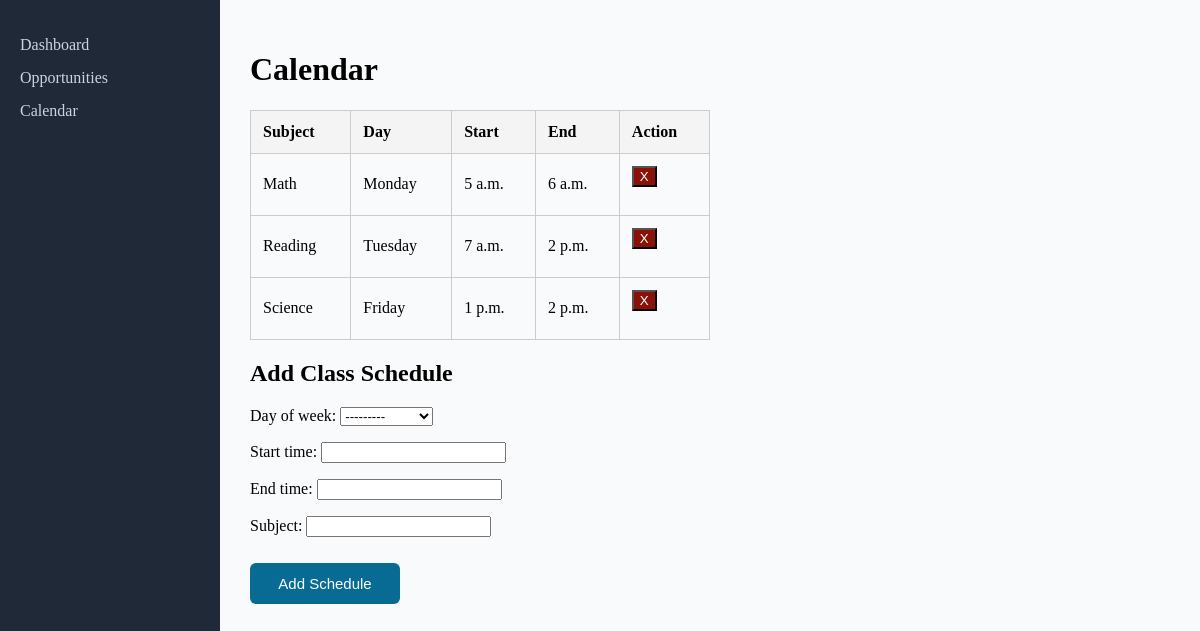
The page /student_calendar (signed in) on the database as committed earlier.
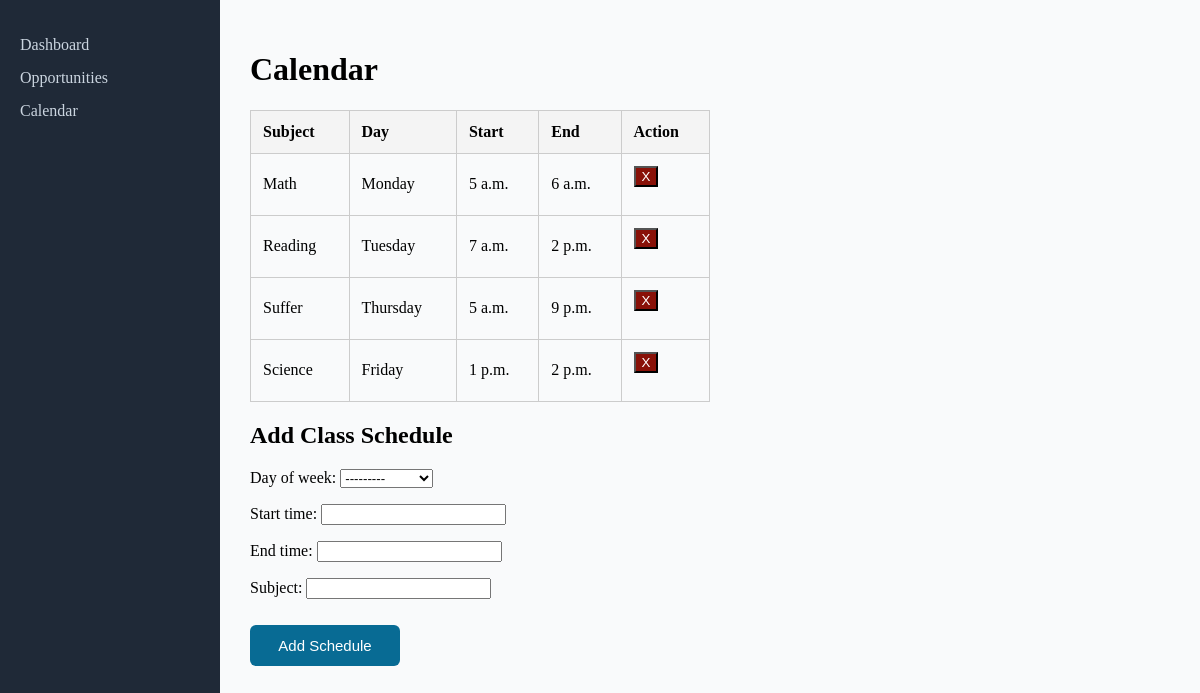
The same page on the database as committed later.
### core/models.py (models this page shows, shortened)
class ClassSchedule(models.Model):
    student = models.ForeignKey(
        "StudentProfile", on_delete=models.CASCADE, related_name="class_schedules"
    )
    day_of_week = models.CharField(
        max_length=10,
        choices=[
            ("Monday", "Monday"),
            ("Tuesday", "Tuesday"),
            ("Wednesday", "Wednesday"),
            ("Thursday", "Thursday"),
            ("Friday", "Friday"),
            ("Saturday", "Saturday"),
            ("Sunday", "Sunday"),
        ],
    )
    start_time = models.TimeField()
    end_time = models.TimeField()
    subject = models.CharField(max_length=100)

### core/views.py (the view, shortened to what this page needs)
# urls.py: path("student_calendar", views.student_calendar, name="student_calendar"),
@login_required
def student_calendar(request):
    user = request.user
    try:
        student_profile = user.studentprofile
    except StudentProfile.DoesNotExist:
        student_profile = None
        return redirect("login_view")
    template = loader.get_template("core/student_calendar.html")
    form = ClassScheduleForm()
    WEEKDAY_ORDER = [
        "Monday",
        "Tuesday",
        "Wednesday",
        "Thursday",
        "Friday",
        "Saturday",
        "Sunday",
    ]
    schedules = list(student_profile.class_schedules.all())
    schedules.sort(key=lambda s: WEEKDAY_ORDER.index(s.day_of_week))
    context = {"schedules": schedules, "form": form}
    return HttpResponse(template.render(context, request))

### core/models.py
class ClassScheduleForm(forms.ModelForm):
    class Meta:
        model = ClassSchedule
        fields = ["day_of_week", "start_time", "end_time", "subject"]

### core/templates/core/student_calendar.html (shortened to what this page needs)
<div class="sidebar">
  <ul>
  <li><a href="/student_dashboard">Dashboard</a></li>
  <li><a href="/student_opportunities">Opportunities</a></li>
  <li><a href="/student_calendar">Calendar</a></li>
  </ul>
</div>
<body>
<div class="main-content">
<h1>Calendar</h1>
<table>
  <tr>
    <th>Subject</th>
    <th>Day</th>
    <th>Start</th>
    <th>End</th>
    <th>Action</th>
  </tr>
  {% for schedule in schedules %}
  <tr>
    <td>{{ schedule.subject }}</td>
    <td>{{ schedule.day_of_week }}</td>
    <td>{{ schedule.start_time }}</td>
    <td>{{ schedule.end_time }}</td>
    <td>
      <form method="post">
        <button type="submit" id="delete">X</button>
      </form>
    </td>
  </tr>
  {% empty %}
  <tr>
    <td colspan="4">No class schedules yet.</td>
  </tr>
  {% endfor %}
</table>
<h2>Add Class Schedule</h2>
<form method="post">
  {% csrf_token %} {{ form.as_p }}
  <button type="submit" id="add-sched">Add Schedule</button>
</form>
</div>
</body>

### core/templates/core/student_calendar.html (style rules this page uses)
table { width: 50%; border-collapse: collapse; }
th, td { padding: 12px; border: 1px solid #ccc; text-align: left; }
th { background-color: #f4f4f4; }
body { margin: 0; font-family: Karla; display: flex; }
.sidebar { width: 220px; height: 100vh; background-color: #1f2937; color: #fff; padding: 20px; box-sizing: border-box; position: fixed; }
.sidebar ul { list-style-type: none; padding: 0; }
.sidebar ul li { margin: 15px 0; }
.sidebar ul li a { color: #cbd5e0; text-decoration: none; font-size: 16px; display: block; transition: 0.3s; }
.main-content { margin-left: 220px; padding: 30px; flex-grow: 1; background-color: #f9fafb; height: 100vh; box-sizing: border-box; overflow-y: scroll; }
#add-sched { width: 150px; padding: 12px; background-color: #086b94; border: none; border-radius: 6px; color: white; font-size: 15px; cursor: pointer; margin-top: 10px; }
#delete { background-color: #891108; color: #ffffff; }

Rows that differ between the two databases and show on the page:
added ClassSchedule: subject "Suffer", day_of_week "Thursday", start_time "5 a.m.", end_time "9 p.m."
